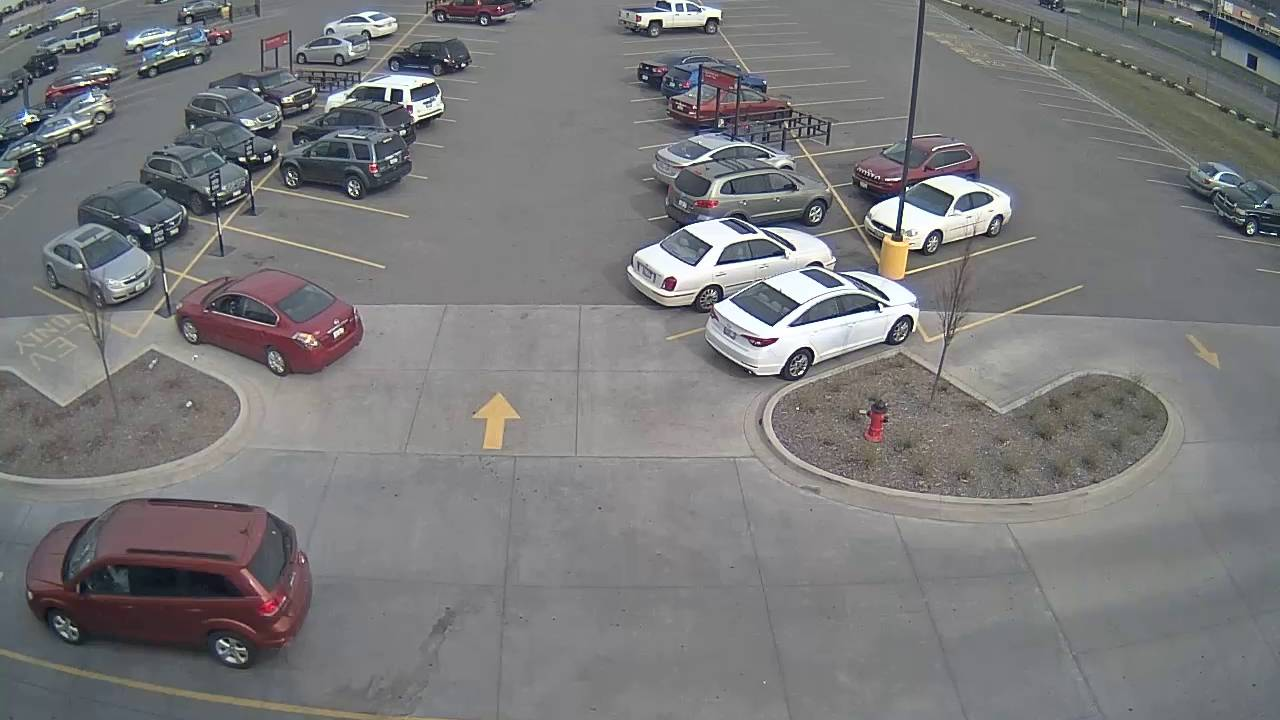
#> input picture data/parking_lot.jpg, 1280 x 720 px
$ python main.py   (Python 2 division)
#> lines starting #> are read from the running program, lines starting #| are printed output that depends on the picture; long printed decimals are rounded
### src/vis.py
import os
import cv2
import math
import numpy as np
from random import randint
import matplotlib.pyplot as plt

from utils import *

def visualize_all(img, camera_params, car_params_all, category_mask=None):
    drawn = img.copy()
    if category_mask is not None:
        drawn = vis_ground(drawn, camera_params, category_mask)
    drawn = vis_cars(drawn, camera_params, car_params_all)

    cv2.imwrite("../data/vis_all.jpg", drawn)
    return drawn

def vis_cars(img, camera_params, car_params_all):
    cam_params = transform(camera_params)

    plt.axis([0, 40, -20, 20])
    drawn = img.copy()

    for car_params in car_params_all:
        car_pred = move_car(DEFAULT_CAR, car_params)

        xs = []
        ys = []
        keypoints = {}
        for label in car_pred:
            point = car_pred[label]
            xs.append(point[0])
            ys.append(point[1])
            pixel = project(cam_params, point, img.shape)
            keypoints[label] = pixel

        color = random_color()
        plt.plot(xs, ys, 'o', color=color)
        drawn = draw_keypoints(drawn, keypoints, color=color)

    plt.savefig('../data/vis_above.jpg')
    cv2.imwrite("../data/vis_cars.jpg", drawn)
    return drawn

# [12 lines left out: function vis_ground, not called in this run]

def draw_keypoints(img, keypoints, color=None):
    drawn = np.copy(img)
    if type(keypoints) is list:
        for k in keypoints:
            drawn = draw_keypoints(drawn, k)
        return drawn
    else:
        if color is None:
            color = random_color()
        radius = 5
        color = np.multiply(color, 255)
        color = (color[2], color[1], color[0])
        for label in keypoints:
            pos = keypoints[label]
            pos = (int(pos[0]), int(pos[1]))
            cv2.circle(drawn, pos, radius, color, -1)
            cv2.putText(drawn, label, pos, cv2.FONT_HERSHEY_SIMPLEX, 0.4,(255,255,255), 2)
        return drawn

# [18 lines left out: function draw_checkboard, not called in this run]

def random_color():
    return np.random.rand(3)

# [10 lines that do not run on import are left out]

### src/utils.py
import os
import cv2
import math
import numpy as np

from data import *

DATA_DIR = "../data/"

def move_car(default_car, car_params):
    x, y, theta = car_params
    eulerAngles = np.array([0, 0, -theta])
    R = eulerAnglesToRotationMatrix(eulerAngles)
    t = np.array([x, y, 0])

    new_car = {}
    for label in default_car:
        point = default_car[label]
        new_car[label] = np.matmul(R, point) + t
    return new_car

# [14 lines left out: function inv_project_to_ground, not called in this run]

def project(cam_params, point, img_shape):
    R, t, focal = cam_params

    # World to camera coordinates
    point_cam = np.matmul(R, point - t)
    x = point_cam[0] / point_cam[2]
    y = point_cam[1] / point_cam[2]
    u = x * focal + img_shape[1]/2
    v = y * focal + img_shape[0]/2
    return u,v

def transform(camera_params):
    height, focal, pitch, roll = camera_params
    eulerAngles = np.array([0, -(math.pi/2 + pitch), roll + 0.5*math.pi])
    R = eulerAnglesToRotationMatrix(eulerAngles)
    t = np.array([0,0,height])
    cam_params = (R, t, focal)
    return cam_params

def eulerAnglesToRotationMatrix(theta) :
    '''
    Rotation about x-axis, y-axis, and z-axis.
    Order is important!!
    '''
    R_x = np.array([[1,         0,                  0                   ],
                    [0,         math.cos(theta[0]), -math.sin(theta[0]) ],
                    [0,         math.sin(theta[0]), math.cos(theta[0])  ]
                    ])
    R_y = np.array([[math.cos(theta[1]),    0,      math.sin(theta[1])  ],
                    [0,                     1,      0                   ],
                    [-math.sin(theta[1]),   0,      math.cos(theta[1])  ]
                    ])
    R_z = np.array([[math.cos(theta[2]),    -math.sin(theta[2]),    0],
                    [math.sin(theta[2]),    math.cos(theta[2]),     0],
                    [0,                     0,                      1]
                    ])
    R = np.dot(R_z, np.dot( R_y, R_x ))
    return R


# [8 lines that do not run on import are left out]


    # [4 lines of commented-out code are left out]

### src/main.py
import os
import json
import cv2
import math
import numpy as np
from scipy.optimize import minimize

import vis
from utils import *

np.set_printoptions(suppress=True)

def car_loss(car_pred, car_gt, cam_params, img_shape):
    losses = []
    for label in car_gt:
        point = car_pred[label]
        pixel = project(cam_params, point, img_shape)
        pixel_gt = car_gt[label]

        loss = (pixel[0] - pixel_gt[0])**2 + (pixel[1] - pixel_gt[1])**2
        losses.append(loss)
    return np.sum(losses)

def total_loss(camera_params, car_params_all, car_gt_all, img_shape, default_car=DEFAULT_CAR):
    cam_params = transform(camera_params)
    losses = []
    for car_params, car_gt in zip(car_params_all, car_gt_all):
        car_pred = move_car(default_car, car_params)
        loss = car_loss(car_pred, car_gt, cam_params, img_shape)
        losses.append(loss)
    print losses
    return np.sum(losses)

def decode_params(x):
    # x[1] = x[1]*10 # Scale focal parameter
    camera_params = x[:4]
    other_params = x[4:]
    car_params_all = []
    for i in range(0, len(other_params), 3):
        car_params = other_params[i:i+3]
        car_params_all.append(car_params)
    return camera_params, car_params_all

def total_loss_func(x, car_gt_all, img_shape, default_car):
    camera_params, car_params_all = decode_params(x)
    loss = total_loss(camera_params, car_params_all, car_gt_all, img_shape, default_car)
    return loss

def main(img, cars_gt, maxiter=1e6):
    ''' camera_params: height, focal, pitch, roll
    car_params: posx, posy, theta
    x0 = [camera params, car params]
    '''

    camera_params = [10,400,0,0]
    car_params_all = [10,0,0] * len(cars_gt)
    x0 = camera_params + car_params_all

    cons = [{'type': 'ineq', 'fun': lambda x:  x[0]}, # height > 0
        {'type': 'ineq', 'fun': lambda x:  x[1]}, # focal > 0
        {'type': 'ineq', 'fun': lambda x:  x[2]}, # pitch > 0
        {'type': 'ineq', 'fun': lambda x:  math.pi/2 - x[2]}] # pitch < pi/2
    cons.append({'type': 'ineq', 'fun': lambda x:  x[4]}) # posx > 0
    cons.append({'type': 'ineq', 'fun': lambda x:  x[7]}) # posx > 0
    # cons.append({'type': 'ineq', 'fun': lambda x:  x[10]}) # posx > 0

    options = {"maxiter":maxiter}
    result = minimize(total_loss_func, x0, args=(cars_gt, img.shape, DEFAULT_CAR), constraints = tuple(cons), method='COBYLA', options=options)
    print result

    camera_params, car_params_all = decode_params(result.x)
    print "camera_params =", list(camera_params)
    print "car_params_all =", [list(p) for p in car_params_all]
    return camera_params, car_params_all


if __name__ == "__main__":
    img = cv2.imread("../data/parking_lot.jpg", cv2.IMREAD_COLOR)
#> img is the input picture: shape (720, 1280, 3); mean B, G, R 122.9, 121.7, 122.1
    cm = cv2.imread("../data/parking_lot_cm.png", cv2.IMREAD_GRAYSCALE)
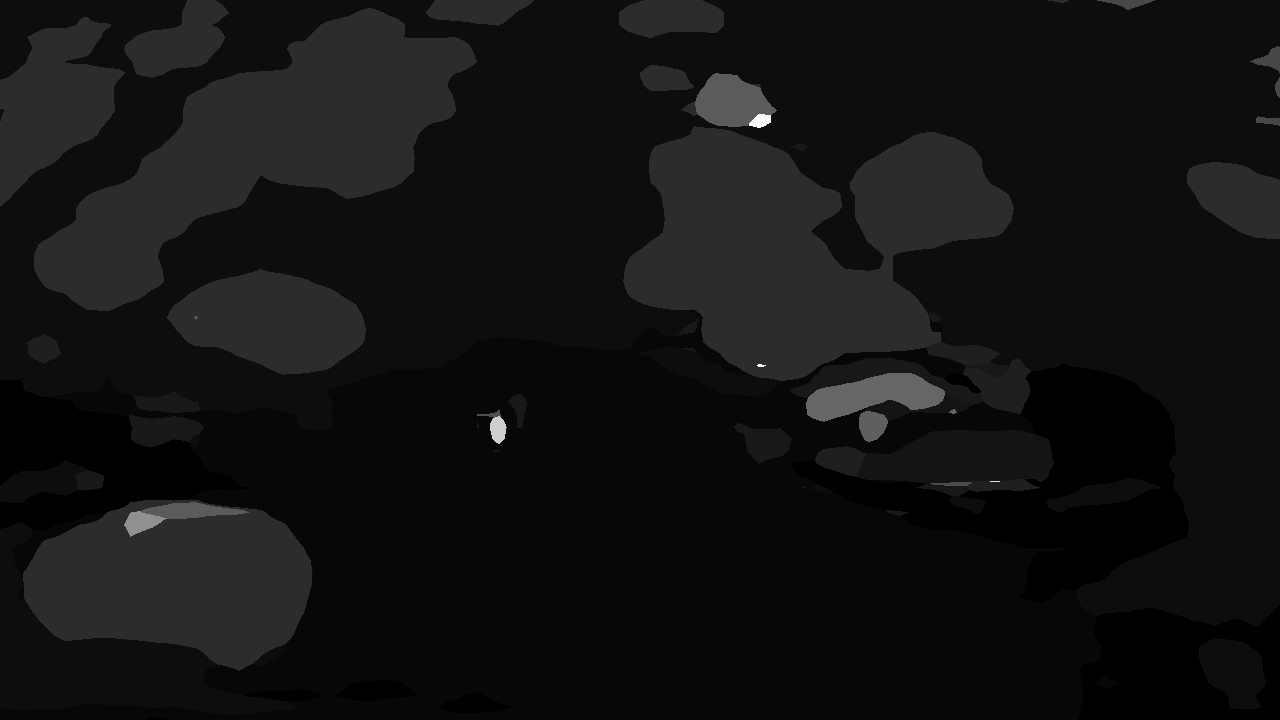
#> input picture data/parking_lot_cm.png, 1280 x 720 px
#> cm is the input picture: shape (720, 1280); min 0, max 255, mean 18.1
    camera_params, car_params_all = main(img, CARS_GT, maxiter=1e5)
#|  message: Optimization terminated successfully.
#|  success: True
#|   status: 1
#|      fun: 403.792
#|        x: [ 5.960e+00  3.997e+02  7.491e-01 -2.420e-02  7.064e+00
#|             6.794e+00 -1.201e+00  6.446e+00 -2.163e+00  1.156e+00]
#|     nfev: 49505
#|    maxcv: 0.0
#| camera_params = [5.960, 399.739, 0.7491, -0.0242]
#| car_params_all = [[7.064, 6.794, -1.201], [6.446, -2.163, 1.156]]
#> camera_params = [5.96, 399.7, 0.749, -0.0242]; car_params_all = [[7.06, 6.79, -1.2], [6.45, -2.16, 1.16]]

    # camera_params = [6.8574390102580356, 399.82839300101642, 0.86950537352213109, -0.015051591866106547]
    # car_params_all = [[-1.18892403,  6.24860725,  6.79912993], [ 1.15937309,  5.89879014, -2.23985101]]

    total_loss(camera_params, car_params_all, CARS_GT, img.shape)
    drawn = vis.visualize_all(img, camera_params, car_params_all, category_mask=None)
#> in vis_cars, `cam_params = transform(camera_params)`: cam_params = ([[-0.0165, -1, -0.0177], [-0.681, 0.0242, -0.732], [0.732, 0, -0.681]], [0, 0, 5.96], 399.7)
#> the loop in vis_cars, `for car_params in car_params_all:` made 2 passes
#> (car_params, theta in move_car, eulerAngles in move_car) on passes 1 to 2: ([7.06, 6.79, -1.2], -1.2, [0, 0, 1.2]), ([6.45, -2.16, 1.16], 1.16, [0, 0, -1.16])
#> in vis_cars, `plt.savefig('../data/vis_above.jpg')`:
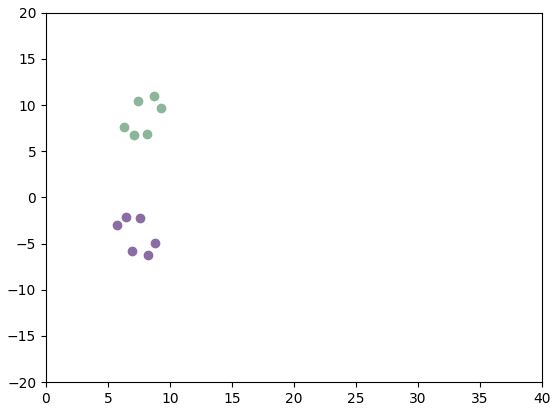
#> figure drawn by matplotlib, 1 panel

    # cv2.imshow("", img)
    # cv2.waitKey(0)
    cv2.imshow("", drawn)
    cv2.waitKey(0)
